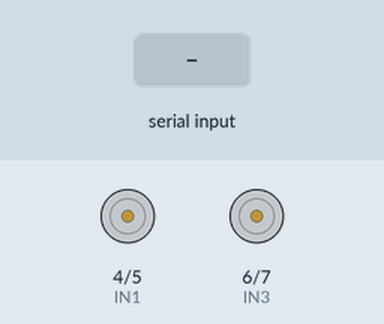
Recording of a sketch running on a simulated Arduino Uno, built with avr-gcc and run on an emulated ATmega328P. Shown: motor-driver pin pairs drawn as motors (green arrow = first pin HIGH = forward, orange = second pin HIGH = backward, longer = more drive, scaled by the enable pin). The test bench sets the inputs (shaded band).

Above: at 1.7 s.
1.8 s: "N" received over the second serial link
At 3.0 s:
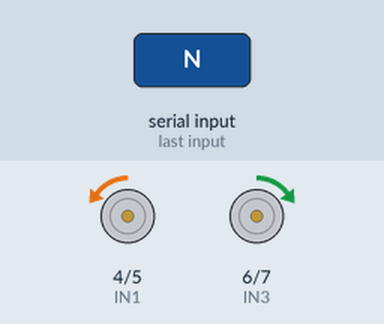
3.3 s: "A" received over the second serial link
At 4.2 s:
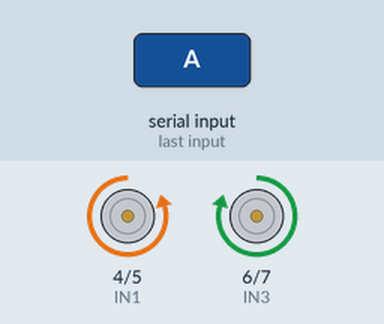
4.8 s: "D" received over the second serial link
At 5.4 s:
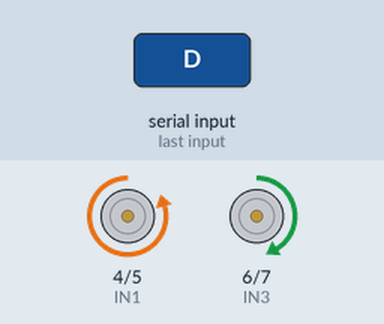
6.3 s: "G" received over the second serial link
At 7.5 s:
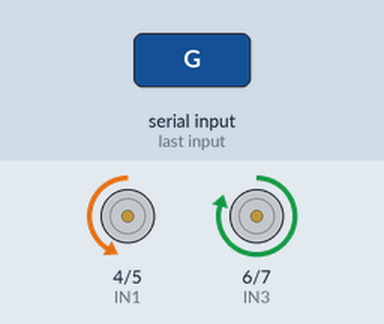
7.8 s: "R" received over the second serial link
At 8.8 s:
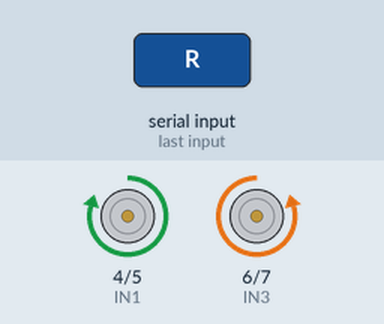
9.3 s: "L" received over the second serial link
At 10.0 s:
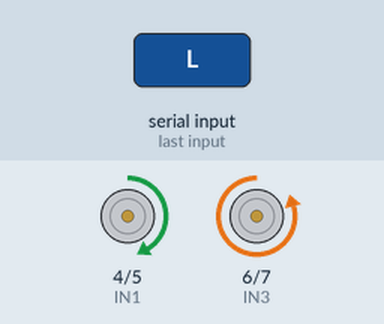
Timing chart, 0 to 11.8 s (numbered marks = the images above; inputs shaded):
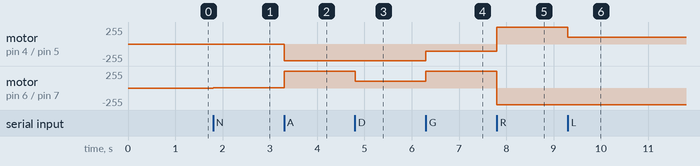

The sketch:

CAR2.ino
```cpp
#include <SoftwareSerial.h>
SoftwareSerial BT(11,3); //MODULE HC-06 SLAVE
int ENA=9;
int ENB=10;
int IN1=4;
int IN2=5;
int IN3=6;
int IN4=7;
char dir;
float i;
void setup() {
  // put your setup code here, to run once:
  Serial.begin(9600);
  pinMode(ENA,OUTPUT); // Configurer
  pinMode(ENB,OUTPUT); // les broches
  pinMode(IN1,OUTPUT); // comme sortie
  pinMode(IN2,OUTPUT);
  pinMode(IN3,OUTPUT);
  pinMode(IN4,OUTPUT);

  BT.begin(9600);
  delay(500);

  digitalWrite(ENA,LOW);// Moteur A - Ne pas tourner
  digitalWrite(ENB,LOW);// Moteur B - Ne pas tourner
  digitalWrite(IN1,LOW);
  digitalWrite(IN2,HIGH);
  digitalWrite(IN3,HIGH);
  digitalWrite(IN4,LOW);
}

void loop() {
  // put your main code here, to run repeatedly:
  while (BT.available()) {
     dir=BT.read();
     if (dir=='N'){ //HC06 LIT POSITION NEUTRE
      for(i=255; i>0;i-=10){
       digitalWrite(IN1,LOW);
       digitalWrite(IN2,HIGH);
       digitalWrite(IN3,HIGH);
       digitalWrite(IN4,LOW);
       analogWrite(ENA,i);
       analogWrite(ENB,i);
      }
     }
     else if (dir=='A'){ //HC06 LIT AVANCER
      for(i=0; i<256;i+=10){
       digitalWrite(IN1,LOW);
       digitalWrite(IN2,HIGH);
       digitalWrite(IN3,HIGH);
       digitalWrite(IN4,LOW);
       analogWrite(ENA,i);
       analogWrite(ENB,i);
      }
     }
     else if (dir=='D'){ //HC06 LIT AVANCER DROITE
      for(i=0; i<256;i+=10){
       digitalWrite(IN1,LOW);
       digitalWrite(IN2,HIGH);
       digitalWrite(IN3,HIGH);
       digitalWrite(IN4,LOW);
       analogWrite(ENA,i);
       analogWrite(ENB,i-145);
      }
     }
     else if (dir=='G'){ //HC06 LIT AVANCER GAUCHE
      for(i=0; i<256;i+=10){
       digitalWrite(IN1,LOW);
       digitalWrite(IN2,HIGH);
       digitalWrite(IN3,HIGH);
       digitalWrite(IN4,LOW);
       analogWrite(ENA,i-145);
       analogWrite(ENB,i);
      }
     }
     else if (dir=='R'){ //HC06 LIT RECULER
      for(i=0; i<256;i+=10){
       digitalWrite(IN1,HIGH);
       digitalWrite(IN2,LOW);
       digitalWrite(IN3,LOW);
       digitalWrite(IN4,HIGH);
       analogWrite(ENA,i);
       analogWrite(ENB,i);
      }
     }
     else if (dir=='L'){ //HC06 LIT RECULER GAUCHE
      for(i=0; i<256;i+=10){
       digitalWrite(IN1,HIGH);
       digitalWrite(IN2,LOW);
       digitalWrite(IN3,LOW);
       digitalWrite(IN4,HIGH);
       analogWrite(ENA,i-145);
       analogWrite(ENB,i);
      }
     }
     else if (dir=='W'){ //HC06 LIT RECULER DROITE
      for(i=0; i<256;i+=10){
       digitalWrite(IN1,HIGH);
       digitalWrite(IN2,LOW);
       digitalWrite(IN3,LOW);
       digitalWrite(IN4,HIGH);
       analogWrite(ENA,i);
       analogWrite(ENB,i-145);
      }
   }
 }


}
```

Measured:
- after the input at 1.8 s, motor on pin 4 (IN1) / pin 5 (IN2): stopped → backward 5/255 at once; motor on pin 6 (IN3) / pin 7 (IN4): stopped → forward 5/255 at once
- after the input at 3.3 s, motor on pin 4 (IN1) / pin 5 (IN2): backward 5/255 → backward 250/255 at once; motor on pin 6 (IN3) / pin 7 (IN4): forward 5/255 → forward 250/255 at once
- after the input at 4.8 s, motor on pin 6 (IN3) / pin 7 (IN4): forward 250/255 → forward 105/255 at once
- after the input at 6.3 s, motor on pin 4 (IN1) / pin 5 (IN2): backward 250/255 → backward 105/255 at once; motor on pin 6 (IN3) / pin 7 (IN4): forward 105/255 → forward 250/255 at once
- after the input at 7.8 s, motor on pin 4 (IN1) / pin 5 (IN2): backward 105/255 → forward 250/255 at once; motor on pin 6 (IN3) / pin 7 (IN4): forward 250/255 → backward 250/255 at once
- after the input at 9.3 s, motor on pin 4 (IN1) / pin 5 (IN2): forward 250/255 → forward 105/255 at once
